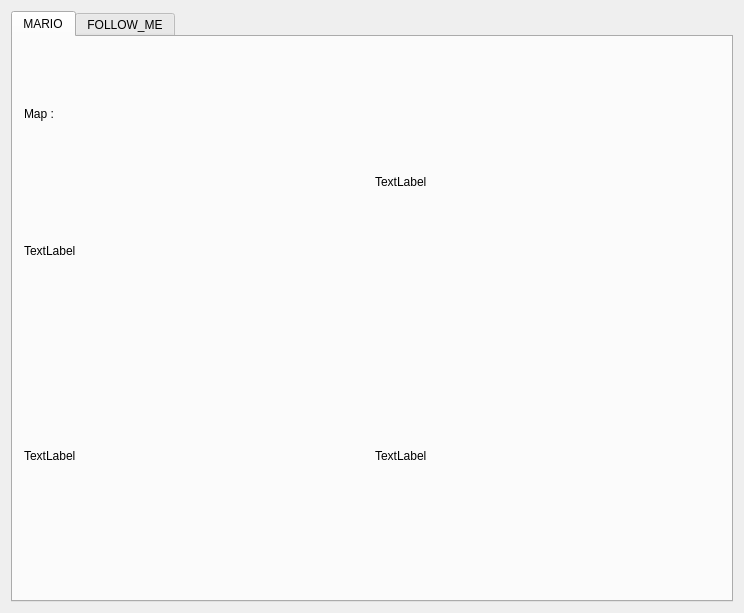
<?xml version="1.0" encoding="UTF-8"?>
<ui version="4.0">
 <class>Ihm</class>
 <widget class="QWidget" name="Ihm">
  <property name="geometry">
   <rect>
    <x>0</x>
    <y>0</y>
    <width>744</width>
    <height>613</height>
   </rect>
  </property>
  <property name="windowTitle">
   <string>Ihm</string>
  </property>
  <layout class="QHBoxLayout" name="horizontalLayout">
   <item>
    <layout class="QVBoxLayout" name="verticalLayout">
     <item>
      <widget class="QTabWidget" name="tabWidget">
       <property name="currentIndex">
        <number>0</number>
       </property>
       <widget class="QWidget" name="tab_Mario">
        <attribute name="title">
         <string>MARIO</string>
        </attribute>
        <layout class="QGridLayout" name="gridLayout_2">
         <item row="0" column="0">
          <layout class="QGridLayout" name="gridLayout">
           <item row="0" column="0">
            <layout class="QVBoxLayout" name="verticalLayout_3">
             <item>
              <widget class="QLabel" name="label_2">
               <property name="text">
                <string>Map : </string>
               </property>
              </widget>
             </item>
             <item>
              <widget class="QLabel" name="label_5">
               <property name="text">
                <string>TextLabel</string>
               </property>
              </widget>
             </item>
            </layout>
           </item>
           <item row="0" column="1">
            <layout class="QVBoxLayout" name="verticalLayout_2">
             <item>
              <widget class="QLabel" name="label">
               <property name="text">
                <string>TextLabel</string>
               </property>
              </widget>
             </item>
            </layout>
           </item>
           <item row="1" column="0">
            <layout class="QVBoxLayout" name="verticalLayout_4">
             <item>
              <widget class="QLabel" name="label_3">
               <property name="text">
                <string>TextLabel</string>
               </property>
              </widget>
             </item>
            </layout>
           </item>
           <item row="1" column="1">
            <layout class="QVBoxLayout" name="verticalLayout_5">
             <item>
              <widget class="QLabel" name="label_4">
               <property name="text">
                <string>TextLabel</string>
               </property>
              </widget>
             </item>
            </layout>
           </item>
          </layout>
         </item>
        </layout>
       </widget>
       <widget class="QWidget" name="tab_FM">
        <attribute name="title">
         <string>FOLLOW_ME</string>
        </attribute>
       </widget>
      </widget>
     </item>
    </layout>
   </item>
  </layout>
 </widget>
 <layoutdefault spacing="6" margin="11"/>
 <resources/>
 <connections/>
</ui>
